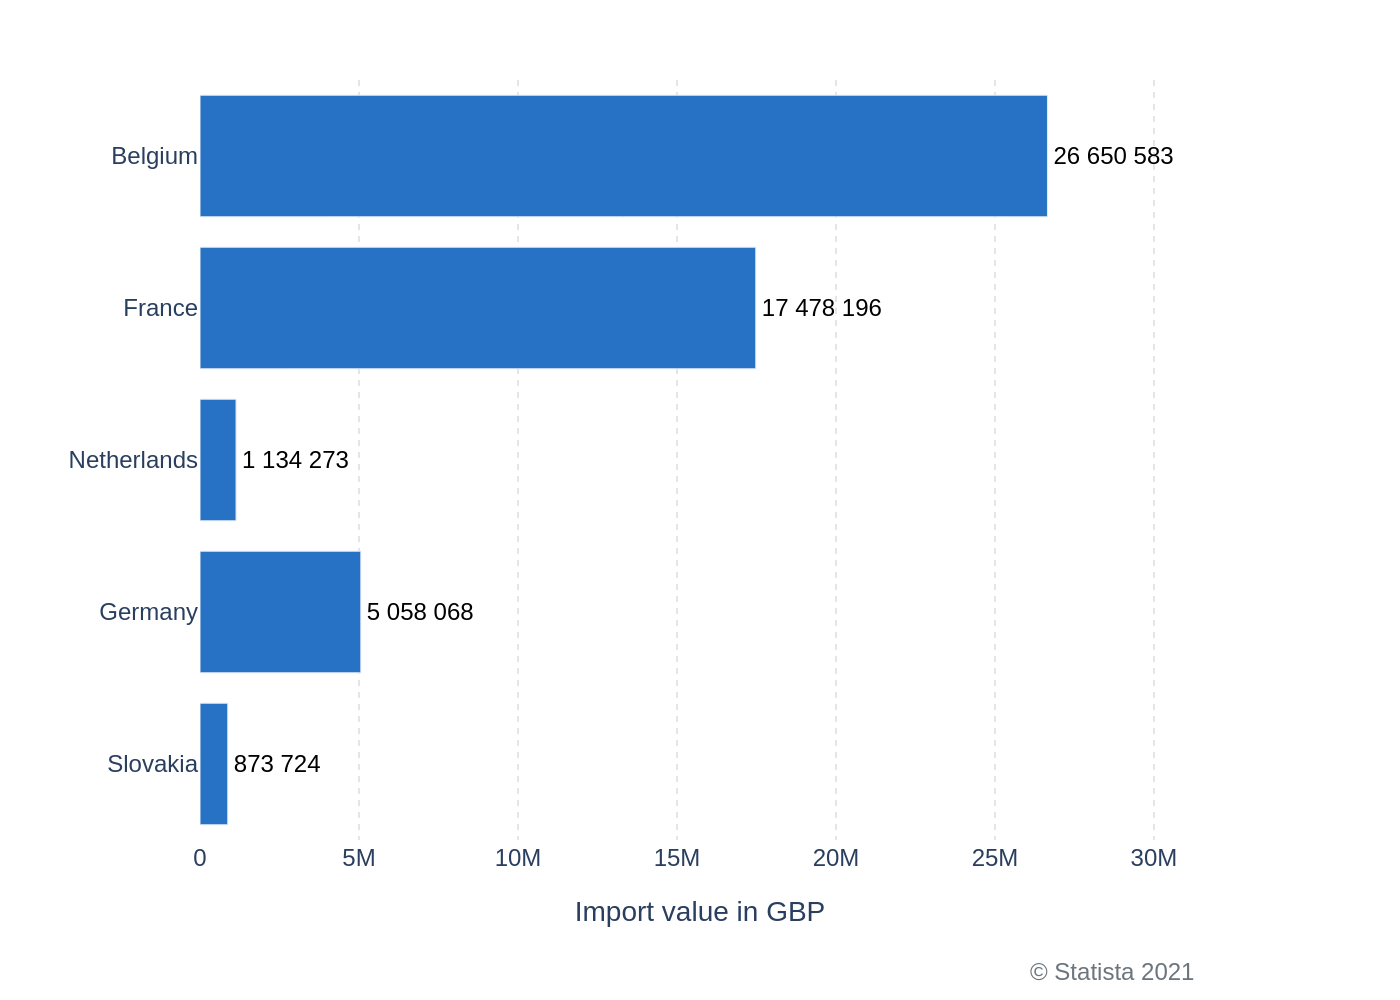

This figure's Python source:
import sys
import json
import plotly.graph_objects as go
import pathlib

if len(sys.argv) != 2:
    print("Usage: python create_chart.py <path_to_json_file>")
    sys.exit(1)

json_path = sys.argv[1]

try:
    with open(json_path, 'r', encoding='utf-8') as f:
        chart_info = json.load(f)
except FileNotFoundError:
    print(f"Error: JSON file not found at {json_path}")
    sys.exit(1)
except json.JSONDecodeError:
    print(f"Error: Could not decode JSON from {json_path}")
    sys.exit(1)

data = chart_info['chart_data']
texts = chart_info['texts']
colors = chart_info['colors']

categories = [item['category'] for item in data]
values = [item['value'] for item in data]

text_labels = [f'{v:,}'.replace(',', ' ') for v in values]

fig = go.Figure()

fig.add_trace(go.Bar(
    y=categories,
    x=values,
    orientation='h',
    marker_color=colors[0],
    text=text_labels,
    textposition='outside',
    textfont=dict(
        family="Arial",
        size=12,
        color='black'
    ),
    cliponaxis=False 
))

fig.update_layout(
    font=dict(
        family="Arial",
        size=12
    ),
    plot_bgcolor='white',
    xaxis=dict(
        title_text=texts['x_axis_title'],
        showgrid=True,
        gridcolor='#E5E5E5',
        griddash='dot',
        zeroline=False,
        showticklabels=True
    ),
    yaxis=dict(
        title_text=texts['y_axis_title'],
        showgrid=False,
        zeroline=False
    ),
    showlegend=False,
    margin=dict(l=100, r=100, t=40, b=80),
    annotations=[
        dict(
            text=texts['source'],
            showarrow=False,
            xref='paper',
            yref='paper',
            x=1,
            y=-0.15,
            xanchor='right',
            yanchor='top',
            align='right',
            font=dict(
                family="Arial",
                size=12,
                color='#6c757d'
            )
        )
    ]
)

max_value = max(values)
fig.update_xaxes(range=[0, max_value * 1.18])

output_filename_base = pathlib.Path(json_path).stem
output_png_path = f"{output_filename_base}.png"

fig.write_image(output_png_path, scale=2)

print(f"Chart saved to {output_png_path}")
